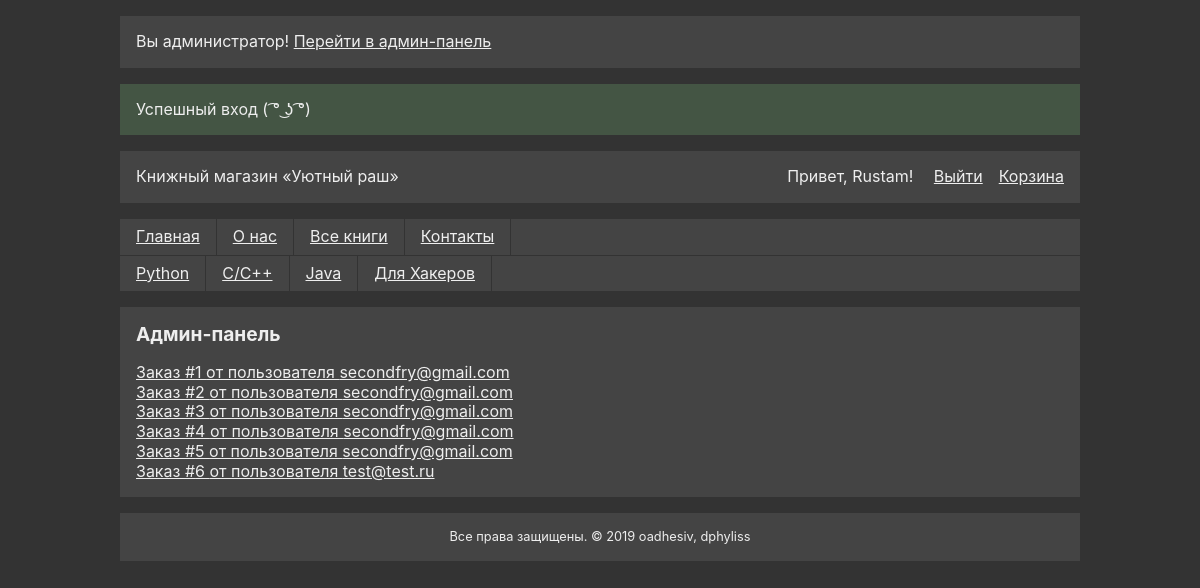
The page /admin.php?entity=orders&action=list (signed in) on the database as committed earlier.
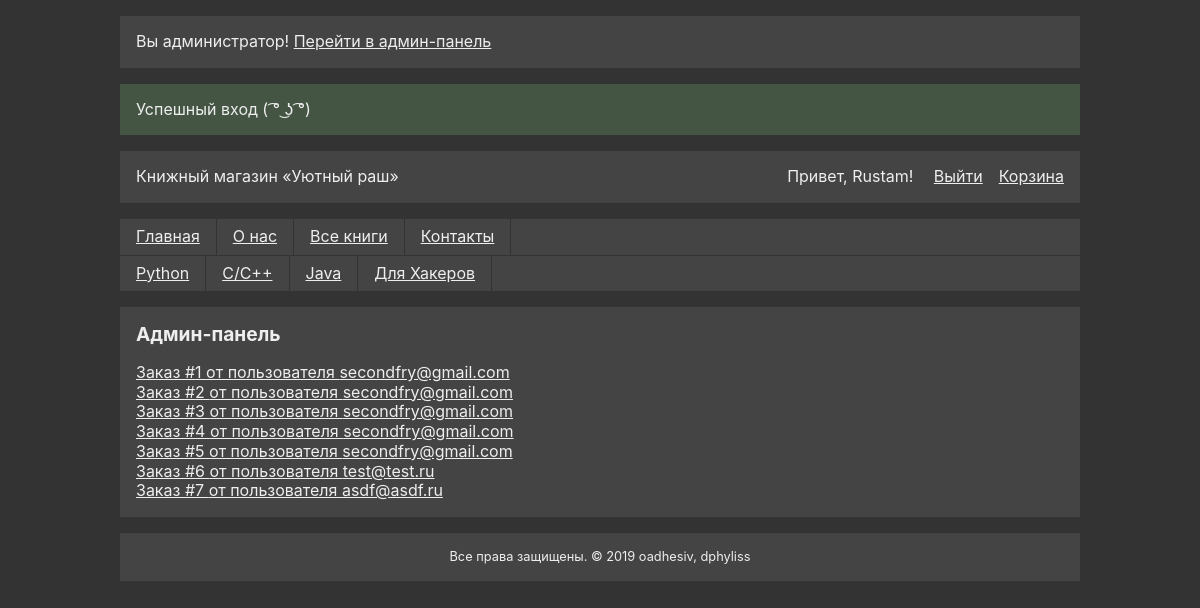
The same page on the database as committed later.
### tables this page shows
CREATE TABLE IF NOT EXISTS `category` (
  `id` int(11) NOT NULL AUTO_INCREMENT COMMENT 'ID',
  `short` varchar(16) NOT NULL COMMENT 'Ключ',
  `name` text DEFAULT NULL COMMENT 'Имя',
  `description` text DEFAULT NULL COMMENT 'Описание',
  `created_at` timestamp NOT NULL DEFAULT current_timestamp() COMMENT 'Дата создания',
  `updated_at` timestamp NOT NULL DEFAULT current_timestamp() COMMENT 'Дата изменения',
  `active` int(1) NOT NULL DEFAULT 0 COMMENT 'Статус',
  PRIMARY KEY (`id`),
  UNIQUE KEY `short` (`short`)
);

CREATE TABLE IF NOT EXISTS `orders` (
  `id` int(11) NOT NULL AUTO_INCREMENT COMMENT 'ID',
  `user_id` int(11) NOT NULL COMMENT 'ID пользователя',
  `status` varchar(16) NOT NULL DEFAULT 'placed' COMMENT 'Статус заказа',
  PRIMARY KEY (`id`),
  KEY `user_id` (`user_id`)
);

CREATE TABLE IF NOT EXISTS `users` (
  `id` int(11) NOT NULL AUTO_INCREMENT COMMENT 'ID',
  `type` text NOT NULL DEFAULT 'user' COMMENT 'Тип пользователя',
  `name` text DEFAULT NULL COMMENT 'Имя пользователя',
  `email` text DEFAULT NULL COMMENT 'Электронная почта',
  `password` varchar(128) DEFAULT NULL COMMENT 'Хэш пароля',
  `created_at` timestamp NOT NULL DEFAULT current_timestamp() COMMENT 'Дата создания',
  `updated_at` timestamp NOT NULL DEFAULT current_timestamp() COMMENT 'Дата изменения',
  `active` int(1) NOT NULL DEFAULT 0 COMMENT 'Статус',
  PRIMARY KEY (`id`),
  UNIQUE KEY `email` (`email`) USING HASH
);

### admin/vieworders.php (the view)
<?php
require_once 'pieces/header.php';
?>
<h1 class="page_title">Админ-панель</h1>
<?php
$res = mysqli_query($DB, 'SELECT *, `orders`.`id` as `order_id` FROM `orders` LEFT JOIN `users` ON `orders`.`user_id`=`users`.`id`');
while ($row = mysqli_fetch_assoc($res)) {
?>
<a href="/admin.php?entity=orders&action=see&id=<?=$row['order_id']?>">Заказ #<?=$row['order_id']?> от пользователя <?=$row['email']?></a><br>
<?php
}
require_once 'pieces/footer.php';

### admin.php (shortened to what this page needs)
<?php
require_once 'engine/engine.php';
$entity = url_get('entity', '/^[a-z]+$/');
$action = url_get('action', '/^[a-z]+$/');
switch ($action) {
  case 'list':
    if ($entity === 'orders') {
      require_once 'admin/vieworders.php';
      return;
    }
    break;
}

### pieces/header.php (shortened to what this page needs)
<?php
$url_category = url_get_category();
?>
<!DOCTYPE html>
<html>
<head>
<link rel="stylesheet" href="/static/style.css">
<link rel="stylesheet" href="/static/desktop.css" media="(min-width: 576px)">
</head>
<body>
<div id="container">
<header id="header">
  <?php
    display_admin_panel_link();
    display_notification();
  ?>
  <div class="some_block" id="header_top">
    <div id="title">Книжный магазин «Уютный раш»</div>
    <?php
      display_login_logout();
    ?>
    <a href="/index.php?action=view&page=basket">Корзина</a>
  </div>
  <navbar class="navigation">
    <a class="nav_link" href="/">Главная</a>
    <a class="nav_link" href="/index.php?action=view&page=about">О нас</a>
    <a class="nav_link" href="/index.php?action=category&category=all">Все книги</a>
    <a class="nav_link" href="/index.php?action=view&page=contacts">Контакты</a>
  </navbar>
  <navbar class="navigation">
    <?php
      $res = get_all($DB, 'category');
      if ($res) {
        while ($row = mysqli_fetch_assoc($res)) {
          $flag = $url_category == $row['short'] ? ' active' : '';
          ?><a class="nav_link<?=$flag?>" href="/index.php?action=category&category=<?=$row['short']?>"><?=$row['name']?></a><?php
        }
      }
    ?>
  </navbar>
</header>
<div class="some_block" id="main">

### engine/utility.php (shortened to what this page needs)
<?php
function url_get_category() {
  return url_get('category', '/^[a-z]+$/');
}
function url_get($name, $regex) {
  if (empty($_GET[$name])) {
    return false;
  }
  $status = preg_match($regex, $_GET[$name], $matches);
  return $matches[0];
}
function get_all($DB, $table) {
  $res = mysqli_query($DB, 'SELECT * FROM `' . $table . '` WHERE `active` = 1');
  return $res;
}
  ?>
  <?php
function display_notification() {
  foreach($_SESSION['notification'] as $v) {
    ?>
<div class="notification <?=$v['type']?>">
  <?=$v['text']?>
</div>
    <?php
  }
}
function display_login_logout() {
  if (empty($_SESSION['user']['name'])) {
    ?>
<a href="/index.php?action=view&page=login">Войти</a>
    <?php
  } else {
    ?>
<div class="nowrap">
  Привет, <?=htmlentities($_SESSION['user']['name'])?>!
  <a class="ml1" href="/index.php?action=logout">Выйти</a>
</div>
    <?php
  }
}
function display_admin_panel_link() {
?>
<div class="notification">
  Вы администратор!
  <a href="/admin.php">Перейти в админ-панель</a>
</div>
<?php
}

### pieces/footer.php
</div>
<footer class="some_block" id="footer">
  Все права защищены. &copy; 2019 oadhesiv, dphyliss
</footer>
</div>
</body>
</html>

### static/style.css (style rules this page uses)
* { box-sizing: border-box; }
body { margin: 0; font-family: -apple-system,BlinkMacSystemFont,"Segoe UI",Roboto,"Helvetica Neue",Arial,"Noto Sans",sans-serif,"Apple Color Emoji","Segoe UI Emoji","Segoe UI Symbol","Noto Color Emoji"; background: #333; color: #eee; line-height: 1.231; }
a { color: #eee; text-decoration: underline; }
#container { max-width: 100%; margin: 0 auto; display: grid; grid-row-gap: 1rem; }
#header { display: grid; margin-top: 1rem; }
.some_block { background: #444; padding: 1rem; }
#header_top { display: grid; grid-row-gap: 1rem; }
.navigation { background: #444; display: grid; grid-auto-columns: min-content; grid-auto-flow: column; }
.navigation:first-of-type { margin-top: 1rem; border-bottom: 1px solid #333; }
.nav_link { padding: 0.5rem 1rem; border-right: 1px solid #333; white-space: nowrap; }
#footer { font-size: 0.8rem; text-align: center; }
.page_title { font-size: 1.2rem; margin: 0 0 1rem 0; }
.notification { padding: 1rem; background: #444; margin-bottom: 1rem; text-overflow: ellipsis; overflow: hidden; }
.notification.good { background: #454; }
.nowrap { white-space: nowrap !important; }
.ml1 { margin-left: 1rem !important; }

### static/desktop.css (style rules this page uses)
@media (min-width: 576px) { #container { max-width: 540px; } }
@media (min-width: 768px) { #container { max-width: 720px; } }
@media (min-width: 768px) { #header_top { grid-template-columns: 1fr min-content min-content; grid-column-gap: 1rem; } }
@media (min-width: 992px) { #container { max-width: 960px; } }

Rows that differ between the two databases and show on the page:
added orders: id "7", user.email "asdf@asdf.ru"
